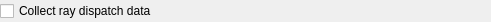
<?xml version="1.0" encoding="UTF-8"?>
<ui version="4.0">
 <class>RaytracingCapture</class>
 <widget class="QWidget" name="RaytracingCapture">
  <property name="geometry">
   <rect>
    <x>0</x>
    <y>0</y>
    <width>491</width>
    <height>22</height>
   </rect>
  </property>
  <property name="windowTitle">
   <string>Form</string>
  </property>
  <layout class="QVBoxLayout" name="verticalLayout">
   <property name="leftMargin">
    <number>0</number>
   </property>
   <property name="topMargin">
    <number>0</number>
   </property>
   <property name="rightMargin">
    <number>0</number>
   </property>
   <property name="bottomMargin">
    <number>0</number>
   </property>
   <item>
    <layout class="QHBoxLayout" name="horizontalLayout_2" stretch="0,1,0">
     <item>
      <widget class="QCheckBox" name="collect_ray_history_checkbox">
       <property name="text">
        <string>Collect ray dispatch data</string>
       </property>
      </widget>
     </item>
     <item>
      <spacer name="horizontalSpacer">
       <property name="orientation">
        <enum>Qt::Orientation::Horizontal</enum>
       </property>
       <property name="sizeHint" stdset="0">
        <size>
         <width>40</width>
         <height>20</height>
        </size>
       </property>
      </spacer>
     </item>
     <item>
      <widget class="QToolButton" name="collect_ray_history_info">
       <property name="enabled">
        <bool>true</bool>
       </property>
       <property name="sizePolicy">
        <sizepolicy hsizetype="Fixed" vsizetype="Fixed">
         <horstretch>0</horstretch>
         <verstretch>0</verstretch>
        </sizepolicy>
       </property>
       <property name="focusPolicy">
        <enum>Qt::FocusPolicy::NoFocus</enum>
       </property>
       <property name="toolTip">
        <string>&lt;html&gt;&lt;head/&gt;&lt;body&gt;&lt;p&gt;Enabling ray dispatch data collection will result in larger scene files, increased memory usage and decreased shader performance.&lt;/p&gt;&lt;/body&gt;&lt;/html&gt;</string>
       </property>
       <property name="styleSheet">
        <string notr="true">QToolButton { border: none; }</string>
       </property>
       <property name="text">
        <string/>
       </property>
       <property name="icon">
        <iconset resource="../../../../frontend/resources.qrc">
         <normaloff>:/information-circle.svg</normaloff>:/information-circle.svg</iconset>
       </property>
      </widget>
     </item>
    </layout>
   </item>
  </layout>
 </widget>
 <resources>
  <include location="../../../../frontend/resources.qrc"/>
 </resources>
 <connections/>
</ui>
